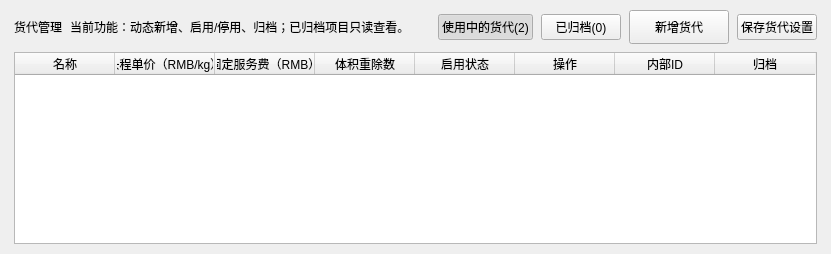
        <widget class="QFrame" name="freightManagementSection">
         <property name="card" stdset="0">
          <bool>true</bool>
         </property>
         <layout class="QVBoxLayout" name="freightManagementLayout">
          <property name="leftMargin">
           <number>14</number>
          </property>
          <property name="topMargin">
           <number>10</number>
          </property>
          <property name="rightMargin">
           <number>14</number>
          </property>
          <property name="bottomMargin">
           <number>10</number>
          </property>
          <property name="spacing">
           <number>8</number>
          </property>
          <item>
           <layout class="QHBoxLayout" name="freightHeaderLayout">
            <property name="leftMargin">
             <number>0</number>
            </property>
            <property name="topMargin">
             <number>0</number>
            </property>
            <property name="rightMargin">
             <number>0</number>
            </property>
            <property name="bottomMargin">
             <number>0</number>
            </property>
            <property name="spacing">
             <number>8</number>
            </property>
            <item>
             <widget class="QLabel" name="lblFreightManagementTitle">
              <property name="text">
               <string>货代管理</string>
              </property>
              <property name="sectionTitle" stdset="0">
               <bool>true</bool>
              </property>
             </widget>
            </item>
            <item>
             <widget class="QLabel" name="lblFreightManagementHint">
              <property name="text">
               <string>当前功能：动态新增、启用/停用、归档；已归档项目只读查看。</string></property>
              <property name="hint" stdset="0">
               <bool>true</bool>
              </property>
             </widget>
            </item>
            <item>
             <spacer name="freightHeaderSpacer">
              <property name="orientation">
               <enum>Qt::Horizontal</enum>
              </property>
              <property name="sizeHint" stdset="0">
               <size>
                <width>20</width>
                <height>20</height>
               </size>
              </property>
              <property name="sizeType">
               <enum>QSizePolicy::Expanding</enum>
              </property>
             </spacer>
            </item>
            <item>
             <widget class="QPushButton" name="btnShowActiveFreight">
              <property name="text">
               <string>使用中的货代(2)</string>
              </property>
              <property name="checkable">
               <bool>true</bool>
              </property>
              <property name="checked">
               <bool>true</bool>
              </property>
              <property name="primary" stdset="0">
               <bool>true</bool>
              </property>
             </widget>
            </item>
            <item>
             <widget class="QPushButton" name="btnShowArchivedFreight">
              <property name="text">
               <string>已归档(0)</string>
              </property>
              <property name="checkable">
               <bool>true</bool>
              </property>
             </widget>
            </item>
            <item>
             <widget class="QPushButton" name="btnAddFreightForwarder">
              <property name="text">
               <string>新增货代</string>
              </property>
              <property name="minimumSize">
               <size>
                <width>100</width>
                <height>34</height>
               </size>
              </property>
             </widget>
            </item>
           <item><widget class="QPushButton" name="btnSaveForwarders"><property name="text"><string>保存货代设置</string></property></widget></item></layout>
          </item>
          <item>
           <widget class="QTableWidget" name="tableForwarders"><property name="columnCount"><number>8</number></property><property name="rowCount"><number>0</number></property><property name="minimumHeight"><number>190</number></property><property name="alternatingRowColors"><bool>true</bool></property><column><property name="text"><string>名称</string></property></column><column><property name="text"><string>头程单价（RMB/kg）</string></property></column><column><property name="text"><string>固定服务费（RMB）</string></property></column><column><property name="text"><string>体积重除数</string></property></column><column><property name="text"><string>启用状态</string></property></column><column><property name="text"><string>操作</string></property></column><column><property name="text"><string>内部ID</string></property></column><column><property name="text"><string>归档</string></property></column></widget></item>
         </layout>
        </widget>
